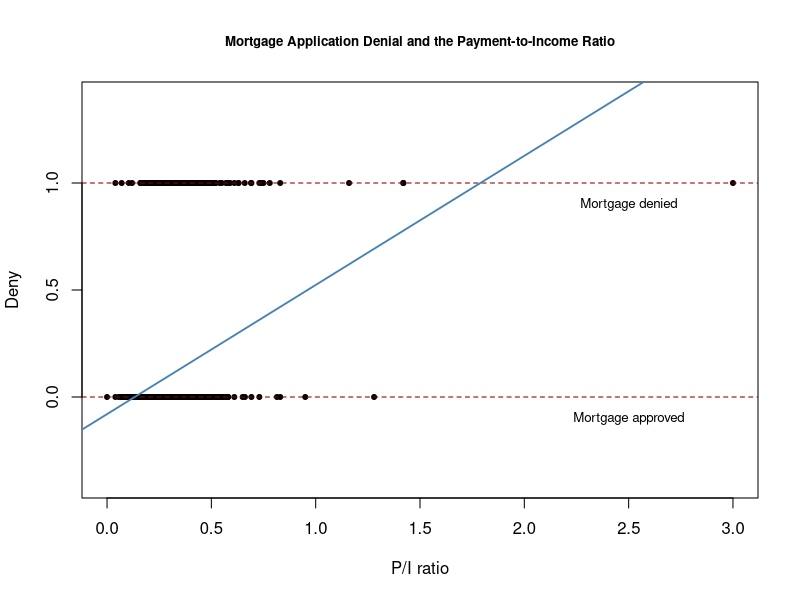

Here is the R script that generated this plot: (Note: this script raises an error after producing the figure.)
###############################################################################
##                   R LECTURE 6: Binary Choice Models              		     ##
##            	 Quantitative Analysis - 2023 Spring  4/24   		             ##
###############################################################################


###############################################################################
##                                Author		                                 ##
##            	            ??????翰 Spencer Wang   		                	   ##
###############################################################################

rm(list = ls(all = T))

####################################################################
# Section 1:  The Linear Probability Model                         #
####################################################################
library(AER)
data(HMDA) # HMDA provides data that relate to mortgage applications in Boston in the year of 1990.
summary(HMDA)

# The variable we are interested in modelling is "deny", an indicator for whether an applicant??s mortgage application has
# been accepted (deny = no) or denied (deny = yes). A regressor that ought to have power in explaining whether a mortgage
# application has been denied is "pirat", the applicant??s payment to income ratio.

# convert 'deny' to numeric
HMDA$deny <- as.numeric(HMDA$deny) - 1 # Note that as.numeric(HMDA$deny) will turn deny = no into "deny = 1" and deny = yes into "deny = 2",
# so using as.numeric(HMDA$deny)-1 we obtain the binary values 0 and 1.

###########################################
# estimate a simple linear probabilty model
denymod1 <- lm(deny ~ pirat, data = HMDA)
denymod1 # According to the estimated model, a payment-to-income ratio of 1
# is associated with an expected probability of mortgage application denial of roughly 50%.

#######
# plot
plot(
     x = HMDA$pirat, y = HMDA$deny, main = "Mortgage Application Denial and the Payment-to-Income Ratio", xlab = "P/I ratio",
     ylab = "Deny", pch = 20, ylim = c(-0.4, 1.4), cex.main = 0.8
)

# add horizontal dashed lines and text
abline(h = 1, lty = 2, col = "darkred")
abline(h = 0, lty = 2, col = "darkred")
text(2.5, 0.9, cex = 0.8, "Mortgage denied")
text(2.5, -0.1, cex = 0.8, "Mortgage approved")

# add the estimated regression line
abline(denymod1, lwd = 1.8, col = "steelblue")



####################################################################
# Section 2:  Probit Regression                                    #
####################################################################

# In R, Probit models can be estimated using the function "glm()".
# Using the argument "family" we specify that we want to use a Probit model.

###################################
# estimate a simple probit model
data(HMDA)
HMDA$deny <- as.numeric(HMDA$deny) - 1
denyprobit <- glm(deny ~ pirat, family = binomial(link = "probit"), data = HMDA)

coeftest(denyprobit, vcov. = vcovHC, type = "HC0") # Note that the coefficient is significant. Also, It is essential to use robust standard errors since the
# residuals here are always heteroskedastic.

#######
# plot
plot(
     x = HMDA$pirat, y = HMDA$deny, main = "Probit Model of the Probability of Denial, Given P/I Ratio",
     xlab = "P/I ratio", ylab = "Deny", pch = 20, ylim = c(-0.4, 1.4), cex.main = 0.85
)

# add horizontal dashed lines and text
abline(h = 1, lty = 2, col = "darkred")
abline(h = 0, lty = 2, col = "darkred")
text(2.5, 0.9, cex = 0.8, "Mortgage denied")
text(2.5, -0.1, cex = 0.8, "Mortgage approved")

# add estimated regression line
x <- seq(0, 3, 0.01)
y <- predict(denyprobit, list(pirat = x), type = "response")
lines(x, y, lwd = 1.5, col = "steelblue")

# The function is clearly nonlinear and flattens out for large and small values of P/I ratio.
# The functional form thus also ensures that the predicted conditional probabilities of a denial lie between 0 and 1.

#############
# Predictions

# compute predictions for P/I ratio = 0.3, 0.5
predict(denyprobit, newdata = data.frame("pirat" = c(0.3, 0.5)), type = "response")
# That is, for a person with P/I ration = 0.5, the probability of being reject is around 23.88%, which is
# very different from what linear probability model estimated.

###########################################
# estimate a multiple variable probit model

# We continue by using a multiple variable Probit model to estimate the effect of race on the probability of a mortgage application denial.
# Note that the variable "afam" equals 1 if the applicant is an African American and equals 0 otherwise.

denyprobit2 <- glm(deny ~ pirat + afam, family = binomial(link = "probit"), data = HMDA)
coeftest(denyprobit2, vcov. = vcovHC, type = "HC0")

# How big is the estimated difference in denial probabilities between two hypothetical applicants with the same payments-to-income ratio?
# First, we compute predictions for P/I ratio = 0.3
predictions <- predict(denyprobit2, newdata = data.frame("afam" = c("no", "yes"), "pirat" = c(0.3, 0.3)), type = "response")
# We now compute the difference in probabilities
diff(predictions)
# In this case, the estimated difference in denial probabilities is about 15.78%.



####################################################################
# Section 3:  Logit Regression                                     #
####################################################################

# It is very straightforward to swich from Probit model to Logit in R

###############################
# estimate a simple Logit model
library(AER)
data(HMDA)
HMDA$deny <- as.numeric(HMDA$deny) - 1

denylogit <- glm(deny ~ pirat, family = binomial(link = "logit"), data = HMDA)
coeftest(denylogit, vcov. = vcovHC, type = "HC0")


#######
# plot

# The subsequent code chunk plot the two models together.
plot(
     x = HMDA$pirat,
     y = HMDA$deny,
     main = "The Probability of Denial, Given P/I Ratio",
     xlab = "P/I ratio",
     ylab = "Deny",
     pch = 20,
     ylim = c(-0.4, 1.4),
     cex.main = 0.9
)

# add horizontal dashed lines and text
abline(h = 1, lty = 2, col = "darkred")
abline(h = 0, lty = 2, col = "darkred")
text(2.5, 0.9, cex = 0.8, "Mortgage denied")
text(2.5, -0.1, cex = 0.8, "Mortgage approved")

# add estimated regression line of Probit and Logit models
x <- seq(0, 3, 0.01)
y_probit <- predict(denyprobit, list(pirat = x), type = "response")
y_logit <- predict(denylogit, list(pirat = x), type = "response")

lines(x, y_probit, lwd = 1.5, col = "steelblue")
lines(x, y_logit, lwd = 1.5, col = "black", lty = 2)

# add a legend
legend("topleft",
     horiz = TRUE,
     legend = c("Probit", "Logit"),
     col = c("steelblue", "black"),
     lty = c(1, 2)
)
